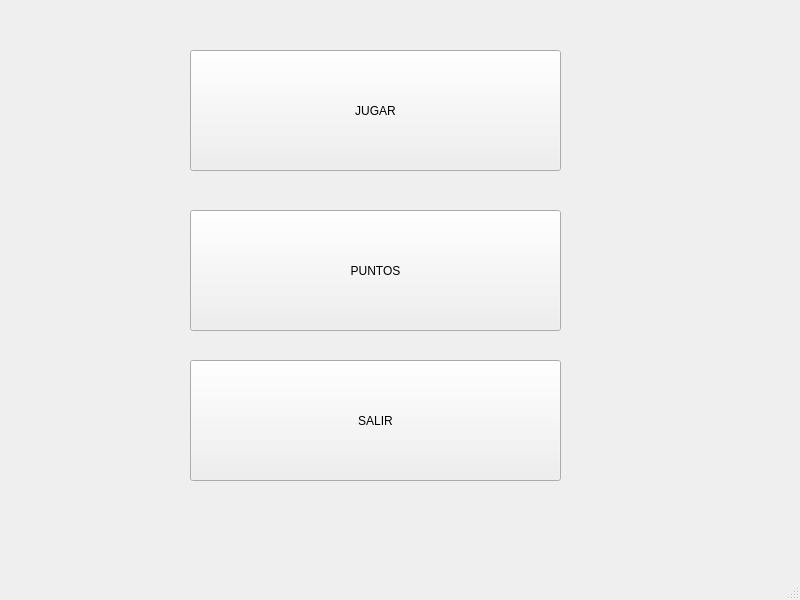
<?xml version="1.0" encoding="UTF-8"?>
<ui version="4.0">
 <class>MainWindow</class>
 <widget class="QMainWindow" name="MainWindow">
  <property name="geometry">
   <rect>
    <x>0</x>
    <y>0</y>
    <width>800</width>
    <height>600</height>
   </rect>
  </property>
  <property name="windowTitle">
   <string>MainWindow</string>
  </property>
  <widget class="QWidget" name="centralwidget">
   <widget class="QPushButton" name="pushButton">
    <property name="geometry">
     <rect>
      <x>190</x>
      <y>50</y>
      <width>371</width>
      <height>121</height>
     </rect>
    </property>
    <property name="text">
     <string>JUGAR</string>
    </property>
   </widget>
   <widget class="QPushButton" name="pushButton_2">
    <property name="geometry">
     <rect>
      <x>190</x>
      <y>360</y>
      <width>371</width>
      <height>121</height>
     </rect>
    </property>
    <property name="text">
     <string>SALIR</string>
    </property>
   </widget>
   <widget class="QPushButton" name="pushButton_3">
    <property name="geometry">
     <rect>
      <x>190</x>
      <y>210</y>
      <width>371</width>
      <height>121</height>
     </rect>
    </property>
    <property name="text">
     <string>PUNTOS</string>
    </property>
   </widget>
  </widget>
  <widget class="QMenuBar" name="menubar">
   <property name="geometry">
    <rect>
     <x>0</x>
     <y>0</y>
     <width>800</width>
     <height>21</height>
    </rect>
   </property>
  </widget>
  <widget class="QStatusBar" name="statusbar"/>
 </widget>
 <resources/>
 <connections/>
</ui>
